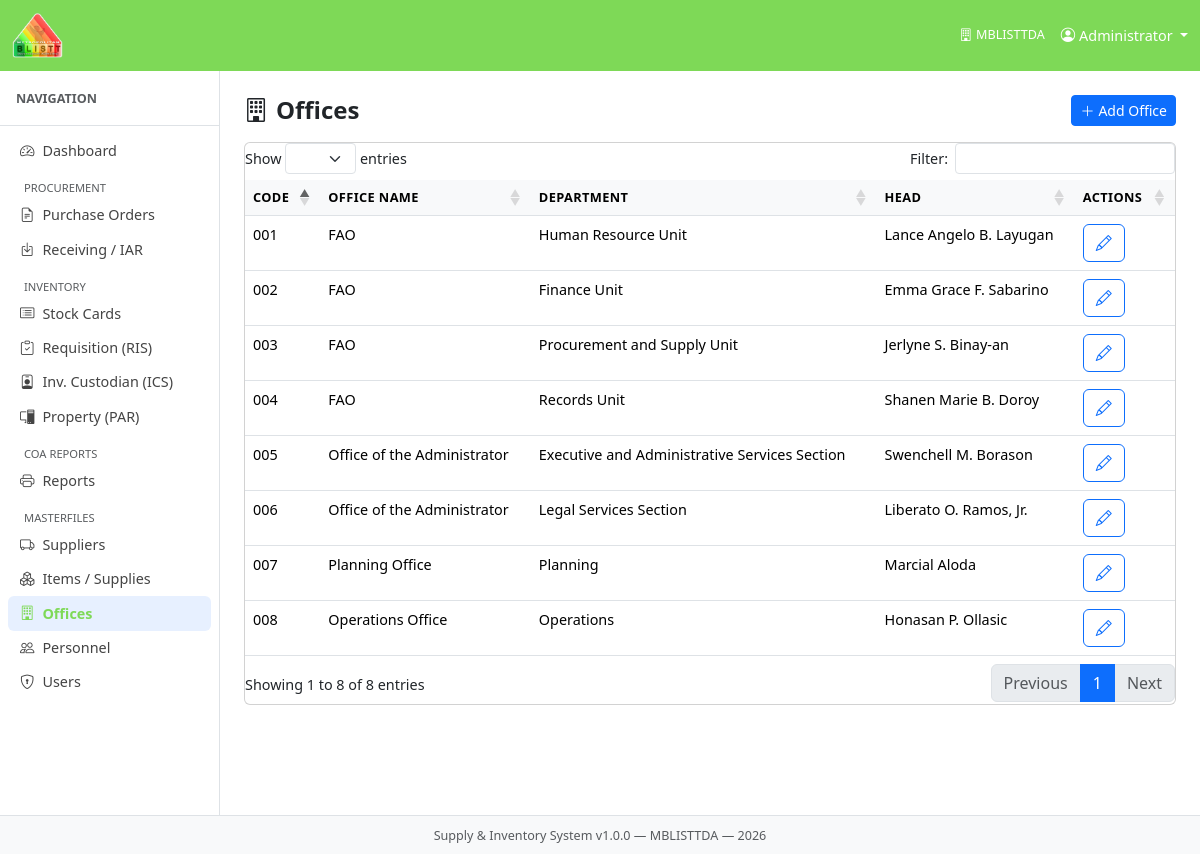
Screenshot of /index.php?mod=offices&act=index with the database file from the repository.
### tables this page shows
CREATE TABLE `offices` (
  `office_id` int(10) UNSIGNED NOT NULL,
  `office_code` varchar(20) NOT NULL,
  `office_name` varchar(200) NOT NULL,
  `department` varchar(200) DEFAULT NULL,
  `head_of_office` varchar(150) DEFAULT NULL,
  `is_active` tinyint(1) NOT NULL DEFAULT 1,
  `created_at` timestamp NOT NULL DEFAULT current_timestamp()
);

### core/Controller.php (called while the page is built, shortened)
<?php
abstract class Controller {
    protected function render(string $viewFile, array $data = []): void {
        extract($data);
        $viewPath = ROOT_PATH . '/modules/' . $viewFile . '.php';
        include $viewPath;
    }
}

### modules/offices/OfficeController.php (called while the page is built, shortened)
<?php
require_once ROOT_PATH . '/models/OfficeModel.php';
class OfficeController extends Controller {
    private OfficeModel $m;
    public function __construct() { $this->m = new OfficeModel(); }
    public function index(): void {
        $offices = $this->m->getActive();
        $this->render('offices/index', compact('offices', 'flash'));
    }
}

### core/Router.php (called while the page is built, shortened)
<?php
class Router {
    public function dispatch(): void {
        $act = $_GET['act'] ?? 'index';
        $act = preg_replace('/[^a-zA-Z_]/', '', $act);
        $controller = new $class();
        $controller->$act();
    }
}

### index.php (called while the page is built, shortened)
<?php
require_once ROOT_PATH . '/config/database.php';
require_once ROOT_PATH . '/core/Database.php';
require_once ROOT_PATH . '/core/Model.php';
require_once ROOT_PATH . '/core/Controller.php';
require_once ROOT_PATH . '/core/Router.php';
$router = new Router();
$router->dispatch();

### core/Database.php (called while the page is built, shortened)
<?php
class Database {
    private static ?Database $instance = null;
    private PDO $pdo;
    private function __construct() {
        $dsn = sprintf('mysql:host=%s;port=%s;dbname=%s;charset=%s',
            DB_HOST, DB_PORT, DB_NAME, DB_CHARSET);
        $options = [
            PDO::ATTR_ERRMODE            => PDO::ERRMODE_EXCEPTION,
            PDO::ATTR_DEFAULT_FETCH_MODE => PDO::FETCH_ASSOC,
            PDO::ATTR_EMULATE_PREPARES   => false,
        ];
        try {
            $this->pdo = new PDO($dsn, DB_USER, DB_PASS, $options);
        } catch (PDOException $e) {
            die('Database connection failed: ' . $e->getMessage());
        }
    }
    public static function getInstance(): Database {
        if (self::$instance === null) {
            self::$instance = new self();
        }
        return self::$instance;
    }
    public function query(string $sql, array $params = []): PDOStatement {
        $stmt = $this->pdo->prepare($sql);
        $stmt->execute($params);
        return $stmt;
    }
    public function fetchAll(string $sql, array $params = []): array {
        return $this->query($sql, $params)->fetchAll();
    }
}

### core/Model.php (called while the page is built, shortened)
<?php
abstract class Model {
    protected Database $db;
    protected string $table      = '';
    public function __construct() {
        $this->db = Database::getInstance();
    }
    public function findWhere(string $conditions, array $params = [], string $orderBy = ''): array {
        $sql = "SELECT * FROM {$this->table} WHERE $conditions";
        if ($orderBy) $sql .= " ORDER BY $orderBy";
        return $this->db->fetchAll($sql, $params);
    }
}

### models/OfficeModel.php (called while the page is built, shortened)
<?php
class OfficeModel extends Model {
    public function getActive(): array {
        return $this->findWhere('is_active = 1', [], 'office_name ASC');
    }
}

### modules/offices/index.php (the view, shortened to what this page needs)
<div class="d-flex justify-content-between align-items-center mb-3">
  <h4 class="fw-bold mb-0"><i class="bi bi-building me-2"></i>Offices</h4>
  <a href="<?= BASE_URL ?>/index.php?mod=offices&act=create" class="btn btn-primary btn-sm">
    <i class="bi bi-plus-lg me-1"></i>Add Office</a>
</div>
<div class="card">
  <div class="card-body p-0">
    <table class="table datatable mb-0">
      <thead><tr><th>Code</th><th>Office Name</th><th>Department</th><th>Head</th><th>Actions</th></tr></thead>
      <tbody>
      <?php foreach ($offices as $r): ?>
        <tr>
          <td><?= htmlspecialchars($r['office_code']) ?></td>
          <td><?= htmlspecialchars($r['office_name']) ?></td>
          <td><?= htmlspecialchars($r['department']) ?></td>
          <td><?= htmlspecialchars($r['head_of_office']) ?></td>
          <td><a href="<?= BASE_URL ?>/index.php?mod=offices&act=edit&id=<?= $r['office_id'] ?>"
             class="btn btn-xs btn-outline-primary"><i class="bi bi-pencil"></i></a></td>
        </tr>
      <?php endforeach; ?>
      </tbody>
    </table>
  </div>
</div>

### assets/css/app.css (style rules this page uses)
:root { --sidebar-w: 220px; }
body { font-size: .9rem; }
.table th { font-size: .8rem; text-transform: uppercase; letter-spacing: .03em; background: #f8f9fa; white-space: nowrap; }

### rows the page displays
offices: office_code "001", office_name "FAO", department "Human Resource Unit", head_of_office "Lance Angelo B. Layugan"
offices: office_code "002", office_name "FAO", department "Finance Unit", head_of_office "Emma Grace F. Sabarino"
offices: office_code "003", office_name "FAO", department "Procurement and Supply Unit", head_of_office "Jerlyne S. Binay-an"
offices: office_code "004", office_name "FAO", department "Records Unit", head_of_office "Shanen Marie B. Doroy"
offices: office_code "005", office_name "Office of the Administrator", department "Executive and Administrative Services Section", head_of_office "Swenchell M. Borason"
offices: office_code "006", office_name "Office of the Administrator", department "Legal Services Section", head_of_office "Liberato O. Ramos, Jr."
offices: office_code "008", office_name "Operations Office", department "Operations", head_of_office "Honasan P. Ollasic"
offices: office_code "007", office_name "Planning Office", department "Planning", head_of_office "Marcial Aloda"

### other values shown
APP_AGENCY "MBLISTTDA"
$user['full_name'] "Administrator"
$label "Dashboard Purchase Orders Receiving / IAR Stock Cards Requisition (RIS) Inv. Custodian (ICS) Property (PAR) Reports Suppliers Items / Supplies Offices Personnel Users"
APP_NAME "Supply & Inventory System"
APP_VERSION "1.0.0"
